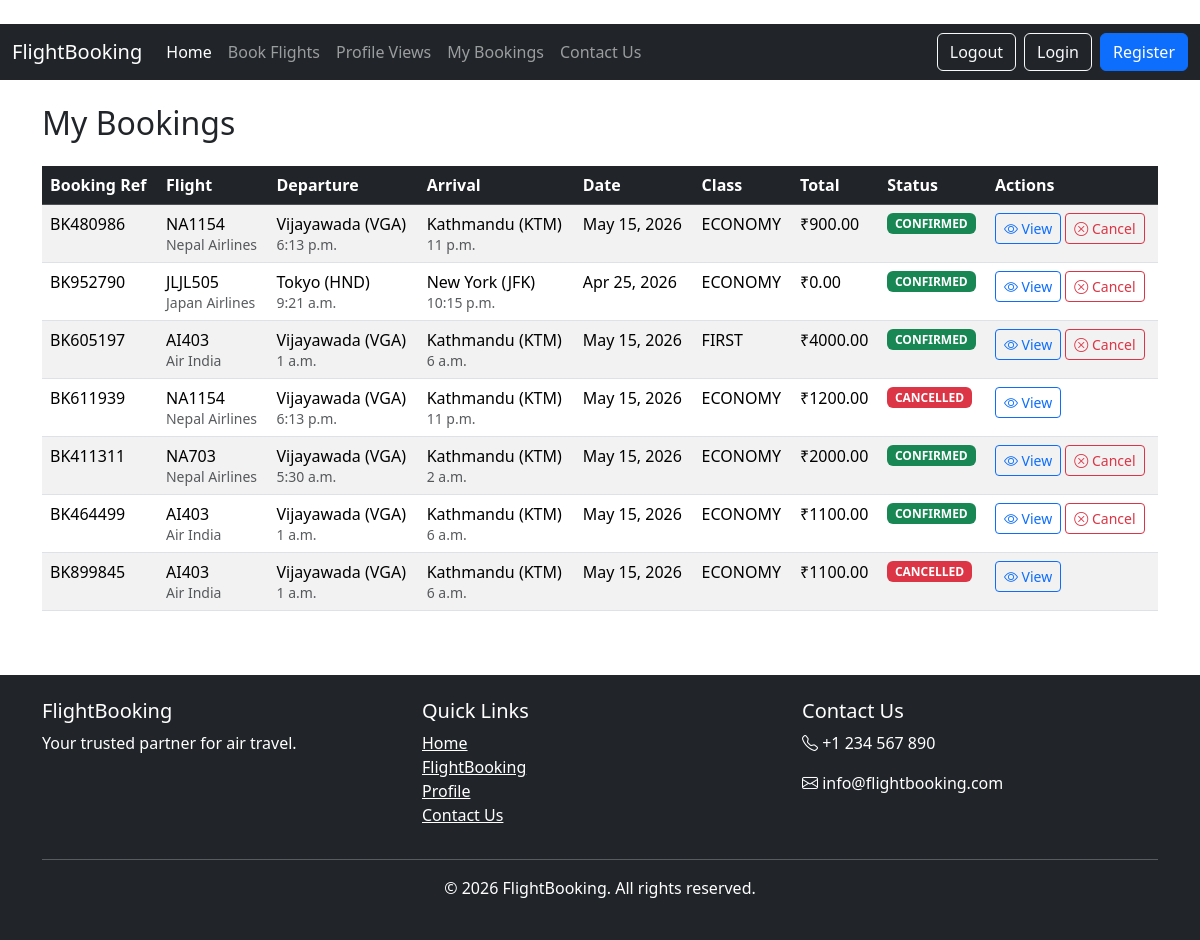
/my-bookings/ (signed in), run on the app's committed database.
### home/models.py (models this page shows, shortened)
class Booking(models.Model):
    STATUS_CHOICES = [
        ('CONFIRMED', 'Confirmed'),
        ('CANCELLED', 'Cancelled'),
        ('PENDING', 'Pending'),
    ]
    CLASS_CHOICES = [
        ('ECONOMY', 'Economy'),
        ('BUSINESS', 'Business'),
        ('FIRST', 'First Class'),
    ]
    reference = models.CharField(max_length=8, unique=True)
    user = models.ForeignKey(User, on_delete=models.CASCADE)
    flight = models.ForeignKey('Flight', on_delete=models.CASCADE)
    nums_passengers = models.PositiveIntegerField(default=1)
    travel_class = models.CharField(max_length=10, choices=CLASS_CHOICES)
    total_price = models.DecimalField(max_digits=10, decimal_places=2, default=Decimal('0.00'))
    booking_date = models.DateTimeField(auto_now_add=True)
    status = models.CharField(max_length=10, choices=STATUS_CHOICES, default='CONFIRMED')

class Flight(models.Model):
    flight_number = models.CharField(max_length=10)
    airline = models.ForeignKey(Airline, on_delete=models.CASCADE)
    departure_airport = models.ForeignKey(Airport, related_name='departures', on_delete=models.CASCADE)
    arrival_airport = models.ForeignKey(Airport, related_name='arrivals', on_delete=models.CASCADE)
    departure_time = models.DateTimeField()
    arrival_time = models.DateTimeField()
    economy_seats = models.PositiveIntegerField()
    business_seats = models.PositiveIntegerField()
    first_class_seats = models.PositiveIntegerField()
    economy_price = models.DecimalField(max_digits=10, decimal_places=2)
    business_price = models.DecimalField(max_digits=10, decimal_places=2)
    first_class_price = models.DecimalField(max_digits=10, decimal_places=2)
    '''def duration(self):
        return self.arrival_time - self.departure_time'''
    @property
    def duration(self):
        """Calculate flight duration in hours and minutes"""
        delta = self.arrival_time - self.departure_time
        total_seconds = delta.total_seconds()
        hours = int(total_seconds // 3600)
        minutes = int((total_seconds % 3600) // 60)
        return timedelta(hours=hours, minutes=minutes)

class Airline(models.Model):
    name = models.CharField(max_length=100)
    code = models.CharField(max_length=2, unique=True)
    logo = models.ImageField(upload_to='airlines/', null=True, blank=True)

class Airport(models.Model):
    code = models.CharField(max_length=3, unique=True)
    name = models.CharField(max_length=100)
    city = models.CharField(max_length=100)
    country = models.CharField(max_length=100)
    image = models.ImageField(upload_to='airports/', null=True, blank=True)

### home/views.py (the view)
@login_required
def my_bookings(request):
    bookings = Booking.objects.filter(user=request.user).order_by('-booking_date')
    return render(request, 'my_bookings.html', {'bookings': bookings})

### templates/my_bookings.html (shortened to what this page needs)
﻿{% extends 'base.html' %}
{% block body %}
<div class="container mt-4">
    <h2 class="mb-4">My Bookings {{ passenger.first_name }} {{ passenger.last_name }}</h2>
    {% if bookings %}
    <div class="table-responsive">
        <table class="table table-striped table-hover">
            <thead class="table-dark">
                <tr>
                    <th>Booking Ref</th>
                    <th>Flight</th>
                    <th>Departure</th>
                    <th>Arrival</th>
                    <th>Date</th>
                    <th>Class</th>
                    <th>Total</th>
                    <th>Status</th>
                    <th>Actions</th>
                </tr>
            </thead>
            <tbody>
                {% for booking in bookings %}
                <tr>
                    <td>{{ booking.reference }}</td>
                    <td>
                        {{ booking.flight.airline.code }}{{ booking.flight.flight_number }}<br>
                        <small class="text-muted">{{ booking.flight.airline.name }}</small>
                    </td>
                    <td>
                        {{ booking.flight.departure_airport.city }} ({{ booking.flight.departure_airport.code }})<br>
                        <small class="text-muted">{{ booking.flight.departure_time|time }}</small>
                    </td>
                    <td>
                        {{ booking.flight.arrival_airport.city }} ({{ booking.flight.arrival_airport.code }})<br>
                        <small class="text-muted">{{ booking.flight.arrival_time|time }}</small>
                    </td>
                    <td>{{ booking.flight.departure_time|date:"M d, Y" }}</td>
                    <td>{{ booking.travel_class }}</td>
                    <td>₹{{ booking.total_price }}</td>
                    <td>
                        <span class="badge bg-{% if booking.status == 'CONFIRMED' %}success{% else %}danger{% endif %}">
                            {{ booking.status }}
                        </span>
                    </td>
                    <td>
                        <a href="{% url 'booking_detail' booking.reference %}" class="btn btn-sm btn-outline-primary">
                            <i class="bi bi-eye"></i> View
                        </a>
                        {% if booking.status == 'CONFIRMED' %}
                        <a href="{% url 'cancel_booking' booking.reference %}" class="btn btn-sm btn-outline-danger">
                            <i class="bi bi-x-circle"></i> Cancel
                        </a>
                        {% endif %}
                    </td>
                </tr>
                {% endfor %}
            </tbody>
        </table>
    </div>
    {% else %}
    <div class="alert alert-info">
        <h4 class="alert-heading">No bookings found!</h4>
        <p>You haven't made any bookings yet. <a href="{% url 'flight_search' %}" class="alert-link">Search for flights</a> to get started.</p>
    </div>
    {% endif %}
</div>
{% endblock %}

### data on the page
Booking: reference "BK480986", flight.airline.code "NA", flight.flight_number "1154", flight.airline.name "Nepal Airlines", flight.departure_airport.city "Vijayawada", flight.departure_airport.code "VGA", flight.departure_time "6:13 p.m.", flight.arrival_airport.city "Kathmandu", flight.arrival_airport.code "KTM", flight.arrival_time "11 p.m.", flight.departure_time "May 15, 2026", travel_class "ECONOMY", total_price "900.00", status "CONFIRMED", shows "Cancel"
Booking: reference "BK952790", flight.airline.code "JL", flight.flight_number "JL505", flight.airline.name "Japan Airlines", flight.departure_airport.city "Tokyo", flight.departure_airport.code "HND", flight.departure_time "9:21 a.m.", flight.arrival_airport.city "New York", flight.arrival_airport.code "JFK", flight.arrival_time "10:15 p.m.", flight.departure_time "Apr 25, 2026", travel_class "ECONOMY", total_price "0.00", status "CONFIRMED", shows "Cancel"
Booking: reference "BK605197", flight.airline.code "AI", flight.flight_number "403", flight.airline.name "Air India", flight.departure_airport.city "Vijayawada", flight.departure_airport.code "VGA", flight.departure_time "1 a.m.", flight.arrival_airport.city "Kathmandu", flight.arrival_airport.code "KTM", flight.arrival_time "6 a.m.", flight.departure_time "May 15, 2026", travel_class "FIRST", total_price "4000.00", status "CONFIRMED", shows "Cancel"
Booking: reference "BK611939", flight.airline.code "NA", flight.flight_number "1154", flight.airline.name "Nepal Airlines", flight.departure_airport.city "Vijayawada", flight.departure_airport.code "VGA", flight.departure_time "6:13 p.m.", flight.arrival_airport.city "Kathmandu", flight.arrival_airport.code "KTM", flight.arrival_time "11 p.m.", flight.departure_time "May 15, 2026", travel_class "ECONOMY", total_price "1200.00", status "CANCELLED"
Booking: reference "BK411311", flight.airline.code "NA", flight.flight_number "703", flight.airline.name "Nepal Airlines", flight.departure_airport.city "Vijayawada", flight.departure_airport.code "VGA", flight.departure_time "5:30 a.m.", flight.arrival_airport.city "Kathmandu", flight.arrival_airport.code "KTM", flight.arrival_time "2 a.m.", flight.departure_time "May 15, 2026", travel_class "ECONOMY", total_price "2000.00", status "CONFIRMED", shows "Cancel"
Booking: reference "BK464499", flight.airline.code "AI", flight.flight_number "403", flight.airline.name "Air India", flight.departure_airport.city "Vijayawada", flight.departure_airport.code "VGA", flight.departure_time "1 a.m.", flight.arrival_airport.city "Kathmandu", flight.arrival_airport.code "KTM", flight.arrival_time "6 a.m.", flight.departure_time "May 15, 2026", travel_class "ECONOMY", total_price "1100.00", status "CONFIRMED", shows "Cancel"
Booking: reference "BK899845", flight.airline.code "AI", flight.flight_number "403", flight.airline.name "Air India", flight.departure_airport.city "Vijayawada", flight.departure_airport.code "VGA", flight.departure_time "1 a.m.", flight.arrival_airport.city "Kathmandu", flight.arrival_airport.code "KTM", flight.arrival_time "6 a.m.", flight.departure_time "May 15, 2026", travel_class "ECONOMY", total_price "1100.00", status "CANCELLED"
